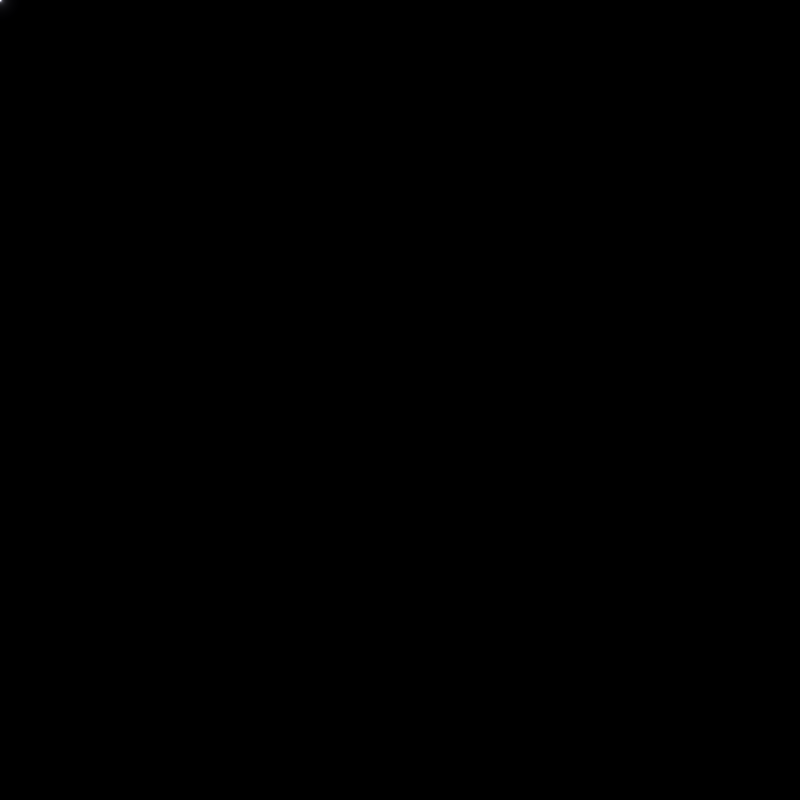
Frame 1 (no input)
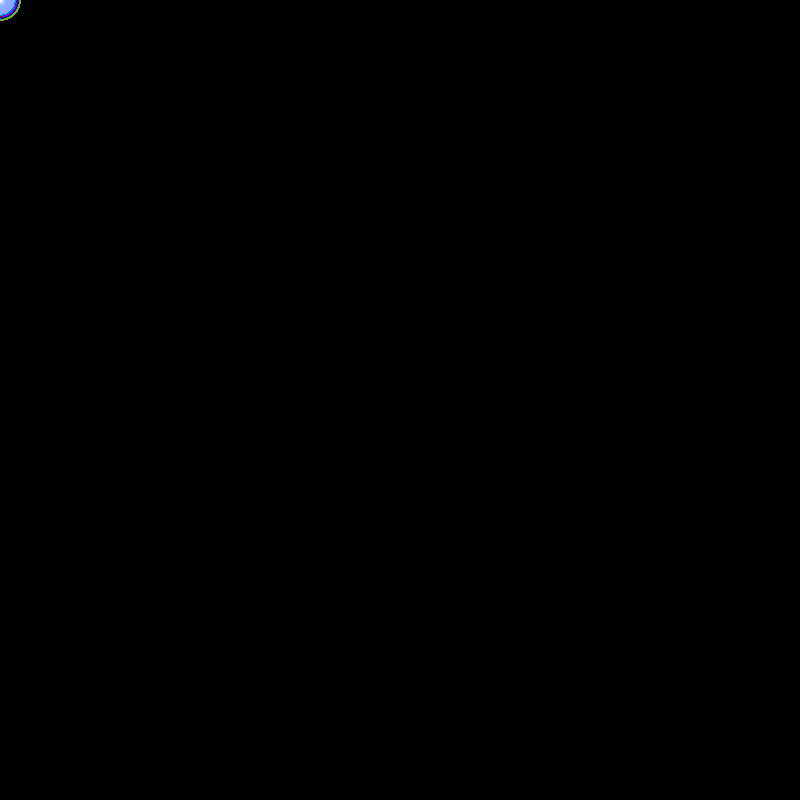
Frame 60 (the mouse pressed at the canvas centre just before this capture)
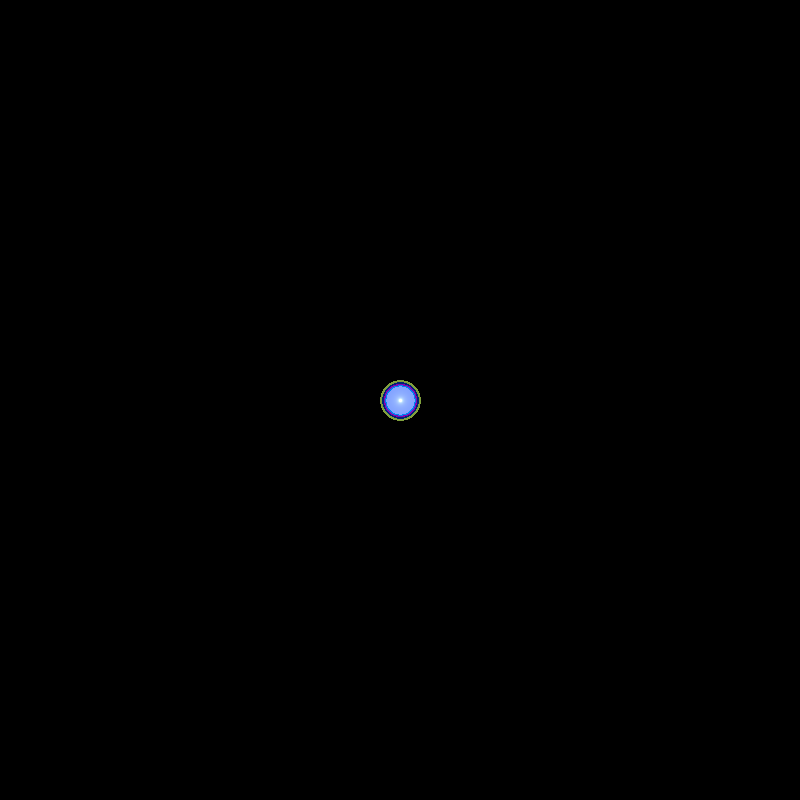
Frame 120 (the mouse held since frame 60 and released just before this capture)

The Processing sketch that drew these frames (run headless with seeded random() and noise(); from frame 60 on, the mouse is pressed at the canvas centre):

// Processing sketch: glitchit
// ── glitchit.pde
float d;
float red;
float green;
float blue;

int r =8;
void setup() {

  size(800, 800); 
  background(0);
   smooth();
}

void draw() {
  loadPixels();
  //loop to go through every pixel
  for (int y=0; y<height; y++) {
    for (int x=0; x<width; x++) {

      color c = pixels[y*width+x];
   
      red = c <<7 & 0xff;
      green = c << 4 & 0xaa;
      blue = c  & 0xff;

      d =dist(mouseX, mouseY, x, y)*.3;

      red += 50/d-r;
      green += 50/d-r;
      blue += 55/d-r;

 
      pixels[y*width+x]=color(red, green, blue);
    }
  }

  updatePixels();
}
